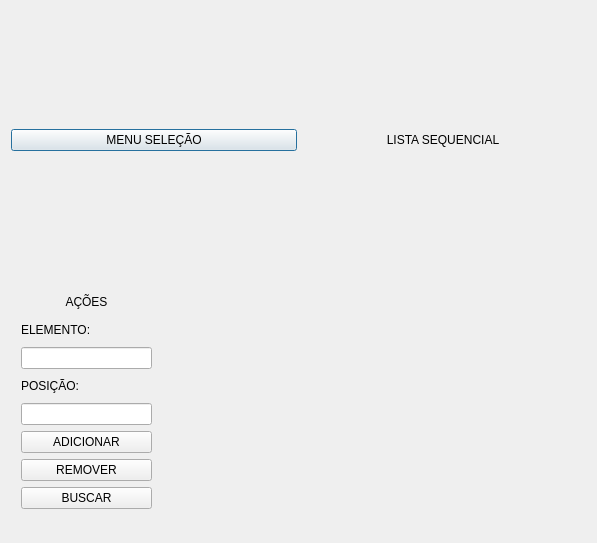
<?xml version="1.0" encoding="UTF-8"?>
<ui version="4.0">
 <class>listaSequencial</class>
 <widget class="QDialog" name="listaSequencial">
  <property name="geometry">
   <rect>
    <x>0</x>
    <y>0</y>
    <width>597</width>
    <height>543</height>
   </rect>
  </property>
  <property name="minimumSize">
   <size>
    <width>130</width>
    <height>70</height>
   </size>
  </property>
  <property name="windowTitle">
   <string>Dialog</string>
  </property>
  <layout class="QVBoxLayout" name="verticalLayout_3">
   <item>
    <layout class="QHBoxLayout" name="horizontalLayout_3">
     <property name="spacing">
      <number>3</number>
     </property>
     <item>
      <widget class="QPushButton" name="pushButton1">
       <property name="text">
        <string>MENU SELEÇÃO</string>
       </property>
      </widget>
     </item>
     <item>
      <widget class="QLabel" name="label">
       <property name="text">
        <string>LISTA SEQUENCIAL</string>
       </property>
       <property name="alignment">
        <set>Qt::AlignCenter</set>
       </property>
       <property name="indent">
        <number>1</number>
       </property>
      </widget>
     </item>
    </layout>
   </item>
   <item>
    <layout class="QFormLayout" name="formLayout">
     <item row="0" column="1">
      <layout class="QHBoxLayout" name="horizontalLayout_5"/>
     </item>
     <item row="0" column="0">
      <widget class="QWidget" name="widget_2" native="true">
       <property name="enabled">
        <bool>true</bool>
       </property>
       <property name="minimumSize">
        <size>
         <width>150</width>
         <height>250</height>
        </size>
       </property>
       <widget class="QWidget" name="verticalLayoutWidget_2">
        <property name="geometry">
         <rect>
          <x>0</x>
          <y>6</y>
          <width>151</width>
          <height>238</height>
         </rect>
        </property>
        <layout class="QVBoxLayout" name="verticalLayout_2">
         <property name="leftMargin">
          <number>10</number>
         </property>
         <property name="topMargin">
          <number>10</number>
         </property>
         <property name="rightMargin">
          <number>10</number>
         </property>
         <property name="bottomMargin">
          <number>10</number>
         </property>
         <item>
          <widget class="QLabel" name="label_4">
           <property name="text">
            <string>AÇÕES</string>
           </property>
           <property name="alignment">
            <set>Qt::AlignCenter</set>
           </property>
          </widget>
         </item>
         <item>
          <layout class="QVBoxLayout" name="verticalLayout_8">
           <property name="leftMargin">
            <number>0</number>
           </property>
           <property name="topMargin">
            <number>0</number>
           </property>
           <property name="rightMargin">
            <number>0</number>
           </property>
           <property name="bottomMargin">
            <number>0</number>
           </property>
          </layout>
         </item>
         <item>
          <widget class="QLabel" name="label_5">
           <property name="text">
            <string>ELEMENTO:</string>
           </property>
          </widget>
         </item>
         <item>
          <widget class="QLineEdit" name="lineEdit_1"/>
         </item>
         <item>
          <widget class="QLabel" name="label_6">
           <property name="text">
            <string>POSIÇÃO:</string>
           </property>
          </widget>
         </item>
         <item>
          <widget class="QLineEdit" name="lineEdit_2"/>
         </item>
         <item>
          <widget class="QPushButton" name="pushButton_2">
           <property name="text">
            <string>ADICIONAR</string>
           </property>
          </widget>
         </item>
         <item>
          <widget class="QPushButton" name="pushButton_4">
           <property name="text">
            <string>REMOVER</string>
           </property>
          </widget>
         </item>
         <item>
          <widget class="QPushButton" name="pushButton">
           <property name="text">
            <string>BUSCAR</string>
           </property>
          </widget>
         </item>
        </layout>
       </widget>
      </widget>
     </item>
    </layout>
   </item>
  </layout>
 </widget>
 <resources/>
 <connections/>
</ui>
